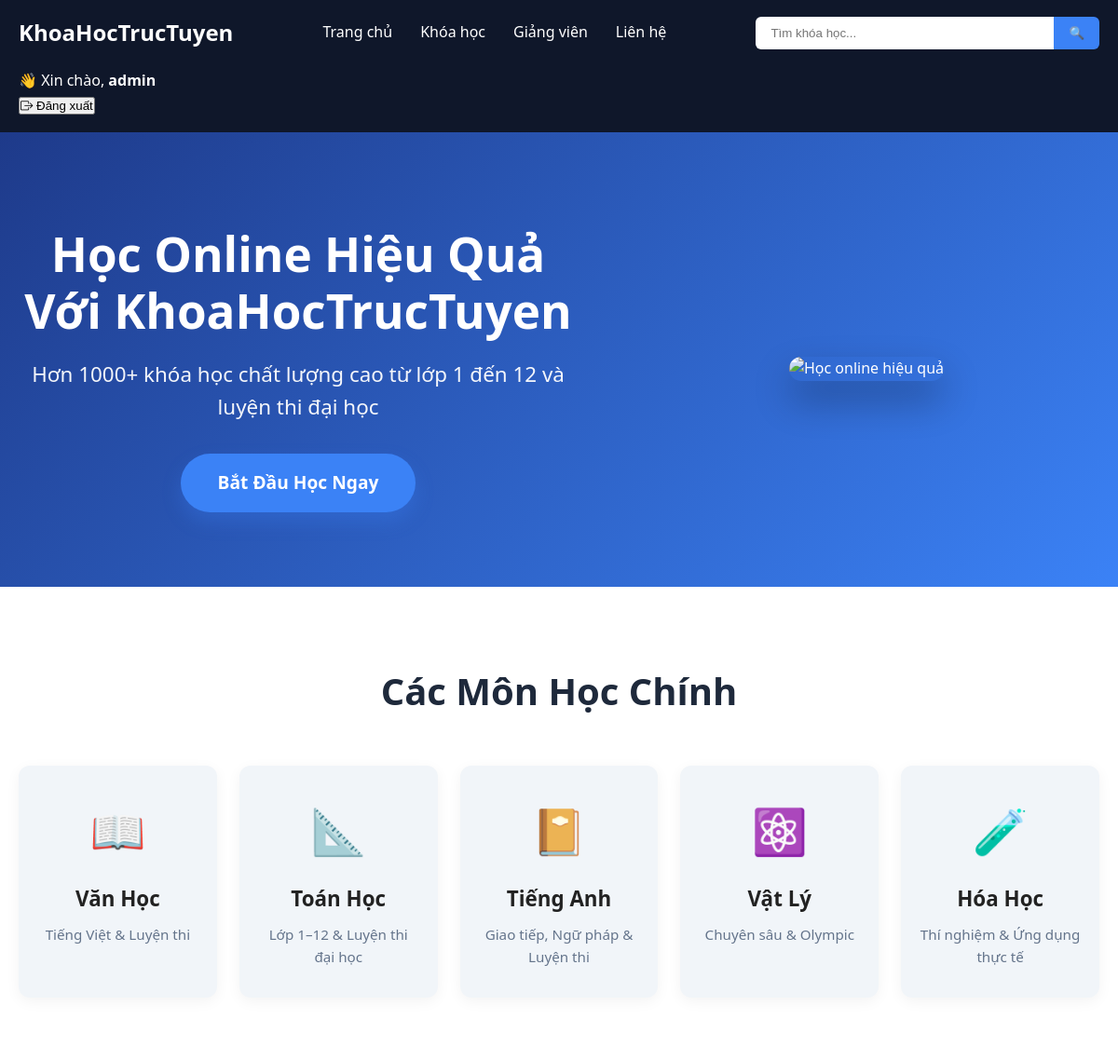
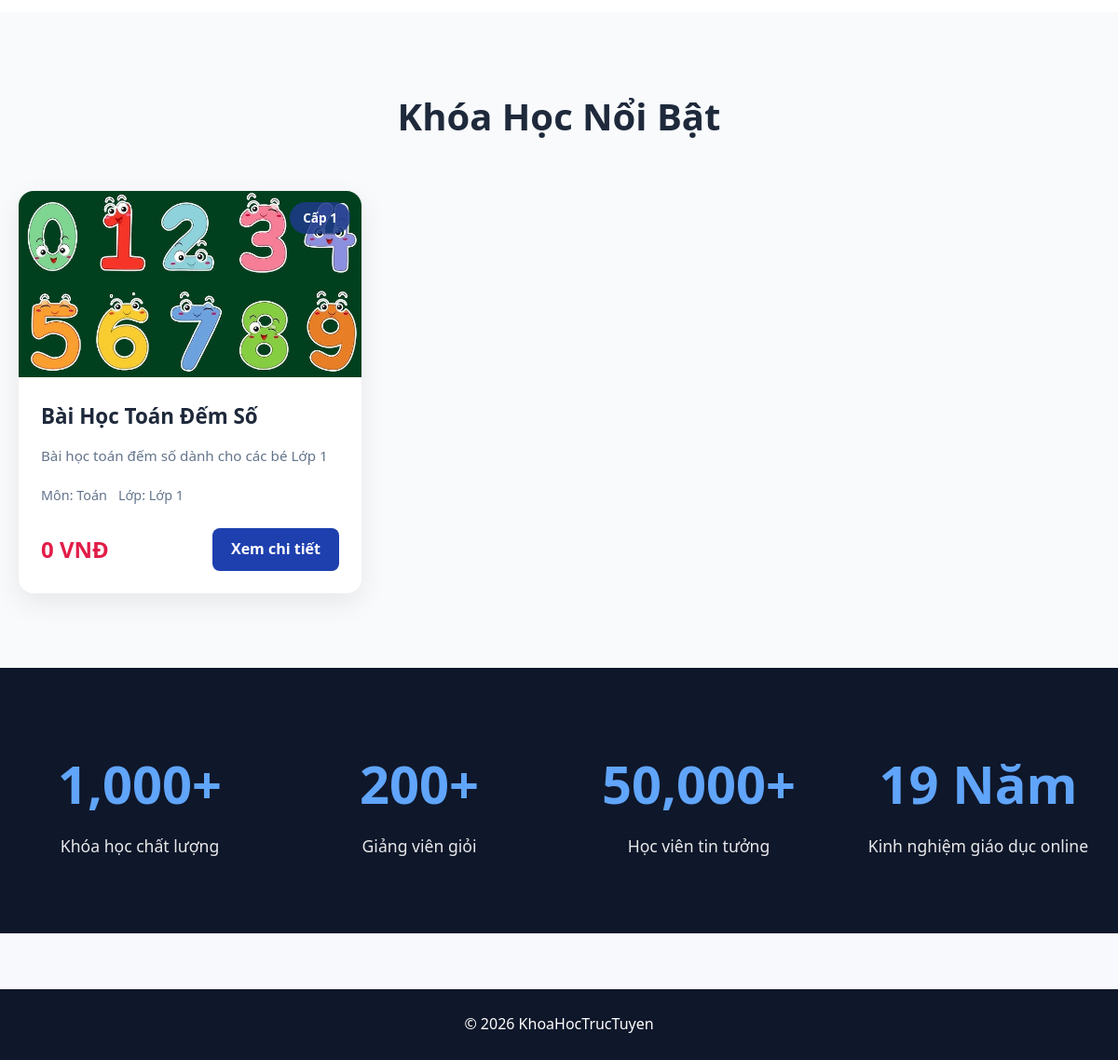
Screenshot of / (signed in) with the database file from the repository (2 pictures, top to bottom).
### courses/models.py (models this page shows, shortened)
class Course(models.Model):
    title = models.CharField(max_length=200)
    description = models.TextField(blank=True)
    price = models.DecimalField(max_digits=10, decimal_places=0, default=0)
    is_free = models.BooleanField(default=True)
    subject = models.ForeignKey('Subject', on_delete=models.CASCADE)
    grade = models.ForeignKey('Grade', on_delete=models.CASCADE)
    level = models.ForeignKey('Level', on_delete=models.CASCADE)
    image = models.ImageField(
        upload_to='courses/',
        blank=True,
        null=True,
        verbose_name="Ảnh khóa học",
        help_text="Kích thước khuyến nghị: 800x450px hoặc lớn hơn"
    )
    is_published = models.BooleanField(default=False, verbose_name="Đã xuất bản")

class Level(models.Model):
    name = models.CharField(max_length=50)
    def __str__(self):
        return self.name

class Subject(models.Model):
    name = models.CharField(max_length=100)
    def __str__(self):
        return self.name

class Grade(models.Model):
    name = models.CharField(max_length=50)
    level = models.ForeignKey(Level,on_delete=models.CASCADE)
    def __str__(self):
        return self.name

### courses/views.py (the view)
# urls.py: path('', views.index),
def index(request):
    courses = Course.objects.all()
    return render(request, "index.html", {
        "courses": courses
    })

### courses/context_processors.py (called while the page is built)
def menu_data(request):
    levels = Level.objects.all()
    return {
        'levels': levels
    }

### templates/index.html (shortened to what this page needs)
{% extends "base.html" %}
{% load static %}
{% block extra_css %}
  <link rel="stylesheet" href="{% static 'style.css' %}">
{% endblock %}
{% block content %}
<section class="hero">
  <div class="container hero-container">
    <div class="hero-text">
      <h1>Học Online Hiệu Quả Với KhoaHocTrucTuyen</h1>
      <p>Hơn 1000+ khóa học chất lượng cao từ lớp 1 đến 12 và luyện thi đại học</p>
      <a href="/courses/" class="btn-primary">Bắt Đầu Học Ngay</a>
    </div>
    <div class="hero-image">
      <img src="https://images.unsplash.com/photo-1522202176988-66273c2fd55f?w=800" alt="Học online hiệu quả" loading="lazy">
    </div>
  </div>
</section>
<section class="category-section">
  <div class="container">
    <h2 class="section-title">Các Môn Học Chính</h2>
    <div class="category-grid">
      <div class="category-card">
        <div class="category-icon">📖</div>
        <h3>Văn Học</h3>
        <p>Tiếng Việt & Luyện thi</p>
      </div>
      <div class="category-card">
        <div class="category-icon">📐</div>
        <h3>Toán Học</h3>
        <p>Lớp 1–12 & Luyện thi đại học</p>
      </div>
      <div class="category-card">
        <div class="category-icon">📔</div>
        <h3>Tiếng Anh</h3>
        <p>Giao tiếp, Ngữ pháp & Luyện thi</p>
      </div>
      <div class="category-card">
        <div class="category-icon">⚛️</div>
        <h3>Vật Lý</h3>
        <p>Chuyên sâu & Olympic</p>
      </div>
      <div class="category-card">
        <div class="category-icon">🧪</div>
        <h3>Hóa Học</h3>
        <p>Thí nghiệm & Ứng dụng thực tế</p>
      </div>
    </div>
  </div>
</section>
<section class="featured-courses">
  <div class="container">
    <h2 class="section-title">Khóa Học Nổi Bật</h2>
    <div class="course-grid">
      {% for course in courses %}
        <div class="course-card">
          <div class="course-thumbnail">
            {% if course.image %}
              <img src="{{ course.image.url }}" alt="{{ course.title }}" loading="lazy">
            {% else %}
              <div class="no-image-placeholder">
                <span>Chưa có ảnh</span>
              </div>
            {% endif %}
            <div class="course-overlay">
              <span class="course-level">{{ course.level }}</span>
            </div>
          </div>
          <div class="course-body">
            <h3 class="course-title">{{ course.title }}</h3>
            <p class="course-desc">{{ course.description|truncatewords:20 }}</p>
            <div class="course-meta">
              <span>Môn: {{ course.subject }}</span>
              <span>Lớp: {{ course.grade }}</span>
            </div>
            <div class="course-footer">
              <span class="price">{{ course.price }} VNĐ</span>
              <a href="/course/{{ course.id }}/" class="btn-detail">Xem chi tiết</a>
            </div>
          </div>
        </div>
      {% empty %}
        <p class="no-data">Chưa có khóa học nổi bật. Hãy khám phá thêm!</p>
      {% endfor %}
    </div>
  </div>
</section>
<section class="stats-section">
  <div class="container">
    <div class="stats-grid">
      <div class="stat-item">
        <h3>1,000+</h3>
        <p>Khóa học chất lượng</p>
      </div>
      <div class="stat-item">
        <h3>200+</h3>
        <p>Giảng viên giỏi</p>
      </div>
      <div class="stat-item">
        <h3>50,000+</h3>
        <p>Học viên tin tưởng</p>
      </div>
      <div class="stat-item">
        <h3>19 Năm</h3>
        <p>Kinh nghiệm giáo dục online</p>
      </div>
    </div>
  </div>
</section>
{% endblock %}

### templates/base.html (shortened to what this page needs)
{% load static %}
<!DOCTYPE html>
<html lang="vi">
{% load static %}
<head>
    <link rel="stylesheet" href="{% static 'style.css' %}">
    <link rel="stylesheet" href="https://cdn.jsdelivr.net/npm/bootstrap-icons@1.11.3/font/bootstrap-icons.min.css">
    {% block extra_css %}{% endblock %}
</head>
<body>
    <nav class="navbar">
        <div class="container nav-flex">
            <a href="/" class="logo">KhoaHocTrucTuyen</a>
            <div class="menu">
                <a href="/">Trang chủ</a>
                <a href="/courses/" class="dropdown">Khóa học</a>
                <a href="#">Giảng viên</a>
                <a href="#">Liên hệ</a>
            </div>
            <form action="/courses/" method="GET" class="search-box">
                <input type="text" name="q" placeholder="Tìm khóa học..." value="{{q}}">
                <button type="submit">🔍</button>
            </form>
            <div class="auth">
                {% if user.is_authenticated %}
                    <div class="user-box">
                        <span class="hello">
                            👋 Xin chào, <b>{{ user.username }}</b>
                        </span>
                        <form action="{% url 'logout' %}" method="post" class="logout-form">
                            <button type="submit" class="logout-btn">
                                <i class="bi bi-box-arrow-right"></i>
                                Đăng xuất
                            </button>
                        </form>
                    </div>
                {% else %}
                    <a href="{% url 'login' %}" class="login-btn">Đăng nhập</a>
                    <a href="{% url 'register' %}" class="register-btn">Đăng ký</a>
                {% endif %}
            </div>
        </div>
    </nav>
    {% block content %}{% endblock %}
    <footer>
        © 2026 KhoaHocTrucTuyen
    </footer>
</body>
</html>

### static/style.css (style rules this page uses)
* { margin:0; padding:0; box-sizing:border-box; }
body { font-family: 'Segoe UI', system-ui, sans-serif; background:#f8f9fc; color:#222; line-height:1.6; }
.container { max-width:1280px; margin:0 auto; padding:0 20px; }
.navbar { background:#0f172a; padding:16px 0; color:white; }
.nav-flex { display:flex; align-items:center; justify-content:space-between; flex-wrap:wrap; gap:20px; }
.logo { font-size:24px; font-weight:700; color:white; text-decoration:none; }
.menu { display:flex; gap:30px; }
.menu a { color:white; text-decoration:none; font-weight:500; }
.search-box { display:flex; }
.search-box input { padding:10px 16px; width:320px; border:none; border-radius:6px 0 0 6px; }
.search-box button { background:#3b82f6; color:white; border:none; padding:10px 16px; border-radius:0 6px 6px 0; cursor:pointer; }
.hero { background: linear-gradient(135deg, #1e40af, #3b82f6); color:white; text-align:center; padding:80px 20px; }
.hero h1 { font-size:42px; margin-bottom:12px; }
.hero p { font-size:20px; opacity:0.95; }
footer { background:#0f172a; color:white; text-align:center; padding:25px; margin-top:60px; }
.hero { background: linear-gradient(135deg, #1e3a8a, #3b82f6); color: white; padding: 100px 0 80px; position: relative; overflow: hidden; }
.hero-container { display: flex; align-items: center; justify-content: space-between; gap: 60px; flex-wrap: wrap; }
.hero-text { flex: 1; min-width: 300px; }
.hero-text h1 { font-size: 3.2rem; margin-bottom: 1.2rem; line-height: 1.2; }
.hero-text p { font-size: 1.4rem; margin-bottom: 2rem; opacity: 0.95; }
.hero-image { flex: 1; max-width: 500px; }
.hero-image img { width: 100%; border-radius: 16px; box-shadow: 0 20px 40px rgba(0,0,0,0.3); }
.section-title { text-align: center; font-size: 2.5rem; margin-bottom: 3rem; color: #1e293b; }
.category-section { padding: 80px 0; background: white; }
.category-grid { display: grid; grid-template-columns: repeat(auto-fit, minmax(180px, 1fr)); gap: 24px; }
.category-card { background: #f1f5f9; border-radius: 12px; padding: 32px 20px; text-align: center; transition: all 0.3s ease; box-shadow: 0 4px 15px rgba(0,0,0,0.05); }
.category-icon { font-size: 3rem; margin-bottom: 1rem; }
.category-card h3 { font-size: 1.4rem; margin-bottom: 0.5rem; }
.category-card p { color: #64748b; font-size: 0.95rem; }
.featured-courses { padding: 80px 0; background: #f8fafc; }
.course-grid { display: grid; grid-template-columns: repeat(auto-fill, minmax(320px, 1fr)); gap: 28px; }
.course-card { background: white; border-radius: 16px; overflow: hidden; box-shadow: 0 10px 30px rgba(0,0,0,0.08); transition: all 0.35s ease; }
.course-thumbnail { position: relative; height: 200px; overflow: hidden; }
.course-thumbnail img { width: 100%; height: 100%; object-fit: cover; transition: transform 0.5s ease; }
.course-overlay { position: absolute; top: 12px; right: 12px; background: rgba(30,58,138,0.85); color: white; padding: 6px 14px; border-radius: 20px; font-size: 0.85rem; font-weight: 600; }
.course-body { padding: 24px; }
.course-title { font-size: 1.4rem; margin-bottom: 0.8rem; color: #1e293b; }
.course-desc { color: #64748b; font-size: 0.95rem; margin-bottom: 1.2rem; line-height: 1.5; }
.course-meta { display: flex; gap: 12px; font-size: 0.9rem; color: #64748b; margin-bottom: 1.5rem; }
.course-footer { display: flex; justify-content: space-between; align-items: center; }
.price { font-size: 1.5rem; font-weight: 700; color: #e11d48; }
.btn-detail { padding: 10px 20px; background: #1e40af; color: white; border-radius: 8px; text-decoration: none; font-weight: 600; transition: all 0.25s; }
.stats-section { padding: 80px 0; background: #0f172a; color: white; }
.stats-grid { display: grid; grid-template-columns: repeat(auto-fit, minmax(200px, 1fr)); gap: 40px; text-align: center; }
.stat-item h3 { font-size: 3.5rem; margin-bottom: 0.5rem; color: #60a5fa; }
.stat-item p { font-size: 1.1rem; opacity: 0.9; }
.btn-primary { display: inline-block; padding: 16px 40px; background: #3b82f6; color: white; font-size: 1.2rem; font-weight: 600; border-radius: 50px; text-decoration: none; transition: all 0.3s; box-shadow: 0 10px 20px rgba(59,130,246,0.3); }

### rows the page displays
Course: image (picture), level "Cấp 1", title "Bài Học Toán Đếm Số", description "Bài học toán đếm số dành cho các bé Lớp 1", subject "Toán", grade "Lớp 1", price "0"

### other values shown
{{ user.username }} "admin"
